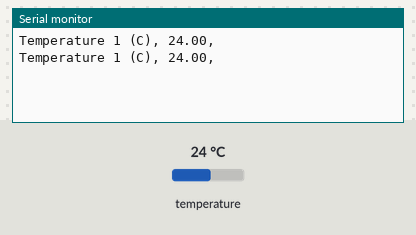
Bench run of a sketch on a simulated Arduino Uno, built with avr-gcc and run on an emulated ATmega328P. On the bench: the last lines printed to the serial monitor. Inputs (shaded band) come from the test bench; at power-on: temperature 24 °C.

Above: at 5.3 s.
5.4 s: temperature set to 12 °C
At 9.3 s:
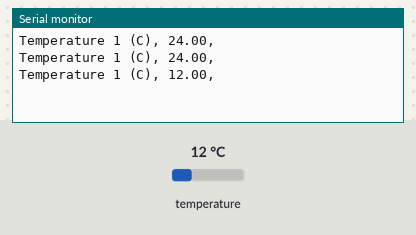
10.2 s: temperature set to 19 °C
At 13.3 s:
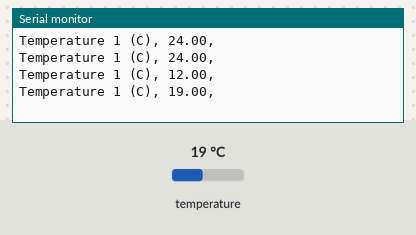
Timing chart, 0 to 14.8 s (numbered marks = the images above; inputs shaded):
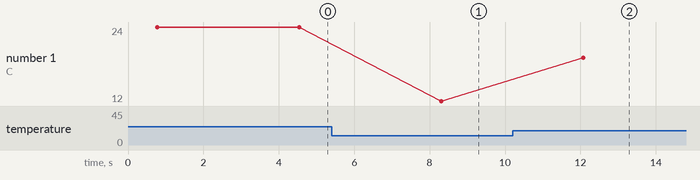

Measured:
- after the input at 5.4 s, the serial monitor: prints a new line after 2.9 s (image 1)
- after the input at 10.2 s, the serial monitor: prints a new line after 1.9 s (image 2)
- plotted number 1: 24 → 12 after the input at 5.4 s, 12 → 19 after the input at 10.2 s

The sketch:

Lesson4_TemperatureSensor.ino
```cpp
/* Temperature Sensor (DS18B20) */

#include <OneWire.h>
#include <DallasTemperature.h>

// Defines
#define ONEWIREPIN 2     // Digital pin connected to the temperature sensor

// Initialize variable for sensor
OneWire oneWire(ONEWIREPIN);
DallasTemperature sensors(&oneWire);

// Code in the setup block will be run once when the program starts (or device is powered up)
void setup(void)
{
  // Serial is the connection between the microcontroller and the computer.
  // This line is needed to send text from the microcontroller to the computer.
  Serial.begin(9600);

  // This section turns on the sensor
  sensors.begin();
}

// Code in the loop block is run repeatedly until the device is powered off
void loop(void)
{
  // These lines collect a measurement
  sensors.requestTemperatures();
  float t = sensors.getTempCByIndex(0);

  // Check if any reads failed and exit early (to try again).
   if (isnan(t)) {
      Serial.println(F("Failed to read from temperature sensor!"));
      return;
   }

  // These lines format the text with the measurement that will go to the computer.
  String measName = "Temperature 1 (C), ";
  String trailingComma = ", ";
  String output = measName + t + trailingComma;

  // This line sends the text with the measurement to the computer.
  Serial.println(output);

  // Change the value below to change the interval (in milliseconds) between measurements
  // For example, replacing line below with 'delay(2000);' will wait 2 seconds between measurements.
  delay(3000);
}
```
